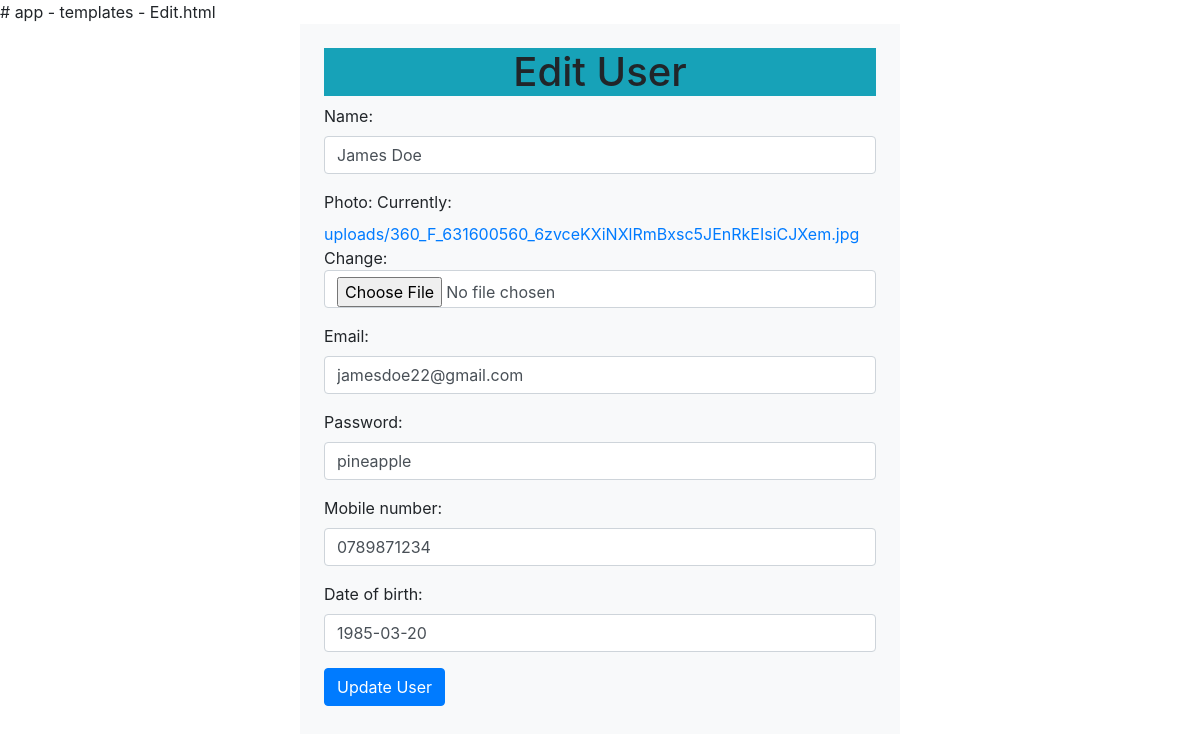
/Edit/3/, run on the app's committed database.
### userapp/models.py (models this page shows, shortened)
class User(models.Model):
    name = models.CharField(max_length=30)
    photo = models.ImageField(upload_to="uploads", default="a.png")
    email = models.EmailField(unique=True)
    password = models.CharField(max_length=100)
    mobile_number = models.CharField(max_length=15)
    date_of_birth = models.DateField()

### userapp/views.py (the view)
# urls.py: path('Edit/<int:id>/', views.EditUser, name='edit-user'),   # Edit user by ID
def EditUser(request, id=None):
    one_rec = get_object_or_404(User, pk=id)
    form = UserForm(request.POST or None, request.FILES or None, instance=one_rec)
    if form.is_valid():
        form.save()
        return redirect('/')
    context = {'form': form}
    return render(request, 'Edit.html', context)

### userapp/forms.py
class UserForm(forms.ModelForm):
    class Meta:
        model = User
        fields = ('name', 'photo', 'email', 'password', 'mobile_number', 'date_of_birth')
    def __init__(self, *args, **kwargs):
        super(UserForm, self).__init__(*args, **kwargs)
        for visible in self.visible_fields():
            visible.field.widget.attrs['class'] = 'form-control'

### userapp/templates/Edit.html (shortened to what this page needs)
<!DOCTYPE html>
<html lang="en">
<head>
    <link rel="stylesheet" href="https://cdn.jsdelivr.net/npm/bootstrap@4.6.1/dist/css/bootstrap.min.css">
</head>
<body>
<div class="w-50 m-auto p-4 bg-light">
<h1 class="text-center bg-info"> Edit User </h1>
    <form method="post" enctype="multipart/form-data">
        {{form.as_p}}
        <button type="submit" class="btn btn-primary">Update User</button>
    </form>
</div>
</body>
</html>

### data on the page
User: name "James Doe", email "jamesdoe22@gmail.com", password "pineapple", mobile_number "0789871234", date_of_birth "1985-03-20"
